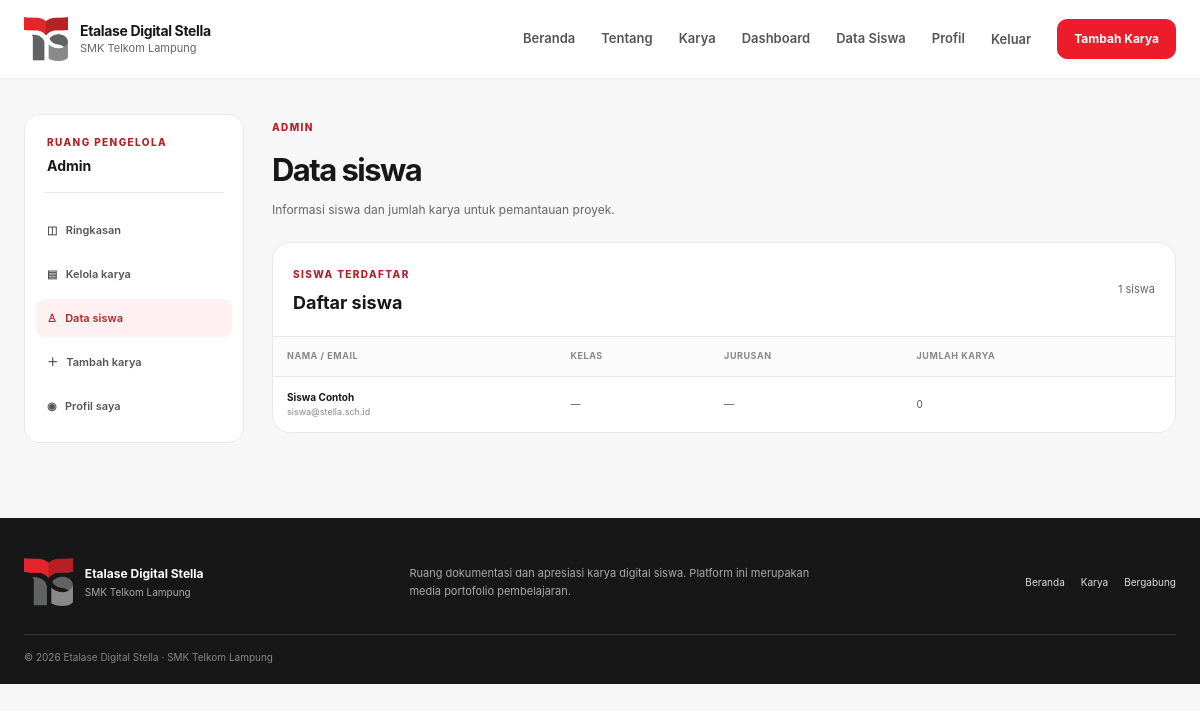
The app's page /admin/index.php?view=students (signed in) with its own data.
### tables this page shows
CREATE TABLE IF NOT EXISTS users (
  id BIGINT UNSIGNED NOT NULL AUTO_INCREMENT,
  nama VARCHAR(120) NOT NULL,
  email VARCHAR(190) NOT NULL,
  password VARCHAR(255) NOT NULL,
  role ENUM('super_admin', 'admin', 'siswa') NOT NULL DEFAULT 'siswa',
  kelas VARCHAR(80) NULL,
  jurusan VARCHAR(120) NULL,
  biodata TEXT NULL,
  keahlian TEXT NULL,
  minat VARCHAR(500) NULL,
  tujuan_pengembangan TEXT NULL,
  github_url VARCHAR(2048) NULL,
  portfolio_url VARCHAR(2048) NULL,
  foto_profil VARCHAR(255) NULL,
  created_at TIMESTAMP NOT NULL DEFAULT CURRENT_TIMESTAMP,
  updated_at TIMESTAMP NOT NULL DEFAULT CURRENT_TIMESTAMP ON UPDATE CURRENT_TIMESTAMP,
  PRIMARY KEY (id),
  UNIQUE KEY uq_users_email (email)
);

### middleware/auth_check.php (called while the page is built, shortened)
<?php
function e(mixed $value): string
{
    return htmlspecialchars((string)($value ?? ''), ENT_QUOTES | ENT_SUBSTITUTE, 'UTF-8');
}

### admin/index.php (the view, shortened to what this page needs)
<?php
require __DIR__ . '/../middleware/auth_check.php';
$view = (string)($_GET['view'] ?? '');
if ($view === 'students') {
    $students = $pdo->query(
        "SELECT u.id, u.nama, u.email, u.kelas, u.jurusan, COUNT(p.id) AS project_count
         FROM users u LEFT JOIN projects p ON p.user_id = u.id
         WHERE u.role = 'siswa' GROUP BY u.id ORDER BY u.nama"
    )->fetchAll();
    require __DIR__ . '/../partials/header.php';
    ?>
    <section class="dashboard-shell container">
      <?php require __DIR__ . '/../partials/admin_sidebar.php'; ?>
      <div class="dashboard-content"><div class="dashboard-heading"><div><span class="eyebrow">ADMIN</span><h1>Data siswa</h1><p>Informasi siswa dan jumlah karya untuk pemantauan proyek.</p></div></div>
        <section class="table-panel"><div class="panel-heading"><div><span class="eyebrow">SISWA TERDAFTAR</span><h2>Daftar siswa</h2></div><span class="table-count"><?= count($students) ?> siswa</span></div><div class="table-scroll"><table><thead><tr><th>Nama / email</th><th>Kelas</th><th>Jurusan</th><th>Jumlah karya</th></tr></thead><tbody><?php if ($students): foreach ($students as $student): ?><tr><td><strong><?= e($student['nama']) ?></strong><small class="table-subtext"><?= e($student['email']) ?></small></td><td><?= e($student['kelas'] ?: '—') ?></td><td><?= e($student['jurusan'] ?: '—') ?></td><td><?= (int)$student['project_count'] ?></td></tr><?php endforeach; else: ?><tr><td colspan="4" class="table-empty">Belum ada siswa yang terdaftar.</td></tr><?php endif; ?></tbody></table></div></section>
      </div>
    </section>
    <?php
    require __DIR__ . '/../partials/footer.php';
    exit;
}
require __DIR__ . '/../partials/header.php';
?>
  <?php require __DIR__ . '/../partials/admin_sidebar.php'; ?>
<?php require __DIR__ . '/../partials/footer.php'; ?>

### public/css/style.css (style rules this page uses)
:root { color-scheme: light; --red: #ed1c2b; --red-dark: #b51f28; --ink: #171717; --gray: #666; --gray-light: #888; --line: #e8e8ea; --paper: #fff; --canvas: #f7f7f8; --soft-red: #fff0f1; --shadow: 0 18px 48px rgba(23, 23, 23, .08); --radius: 18px; font-family: Inter, "Segoe UI", Arial, sans-serif; }
* { box-sizing: border-box; }
html { scroll-behavior: smooth; }
body { margin: 0; color: var(--ink); background: var(--canvas); font-size: 15px; line-height: 1.65; }
.container { width: min(1160px, calc(100% - 48px)); margin-inline: auto; }
.eyebrow { display: inline-flex; align-items: center; gap: 9px; color: var(--red-dark); font-size: 10px; font-weight: 800; letter-spacing: .14em; }
h1, h2, h3, p { margin-top: 0; }
.detail-main, .detail-sidebar, .editor-card, .profile-summary, .profile-editor, .table-panel { border: 1px solid var(--line); border-radius: var(--radius); background: #fff; }
.dashboard-shell { display: grid; grid-template-columns: 220px minmax(0, 1fr); align-items: start; gap: 28px; padding-block: 35px 75px; }
.dashboard-content { min-width: 0; }
.dashboard-heading { display: flex; align-items: center; justify-content: space-between; gap: 15px; margin-bottom: 22px; }
.dashboard-heading h1 { margin: 5px 0; font-size: 31px; letter-spacing: -.05em; }
.dashboard-heading p { margin: 0; color: var(--gray); font-size: 12px; }
.table-panel { overflow: hidden; margin-top: 20px; }
.panel-heading { display: flex; align-items: center; justify-content: space-between; gap: 15px; padding: 18px 20px; }
.panel-heading h2 { margin: 3px 0 0; font-size: 18px; }
.table-count { color: var(--gray); font-size: 11px; }
.table-scroll { overflow-x: auto; }
table { width: 100%; border-collapse: collapse; white-space: nowrap; }
th, td { border-top: 1px solid var(--line); padding: 12px 14px; text-align: left; font-size: 10px; }
th { color: var(--gray-light); background: #fbfbfc; font-size: 9px; font-weight: 700; text-transform: uppercase; letter-spacing: .06em; }
td { color: #555; }
td strong { color: var(--ink); }
.table-subtext { display: block; color: var(--gray-light); font-size: 9px; }

### records on screen
users: nama "Siswa Contoh", email "siswa@stella.sch.id", kelas "—", jurusan "—", project_count "0"

### other values on screen
count($students) "1"
